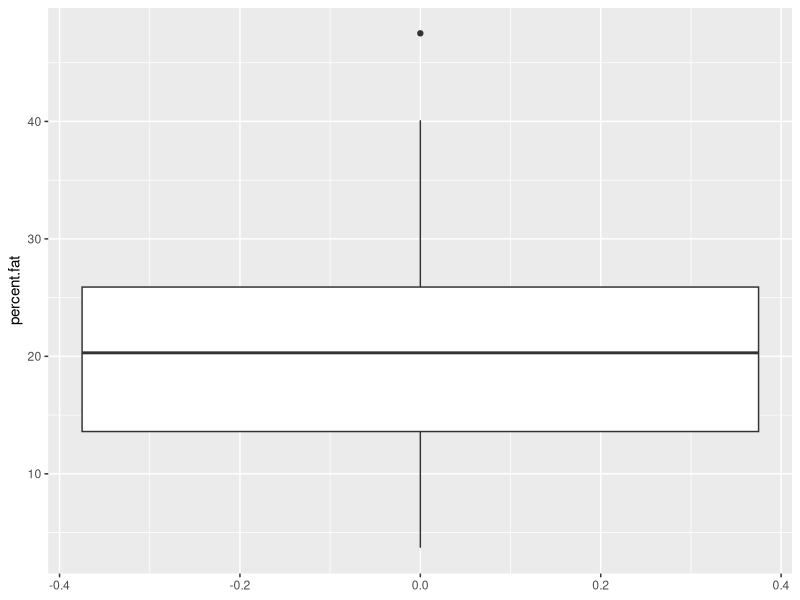
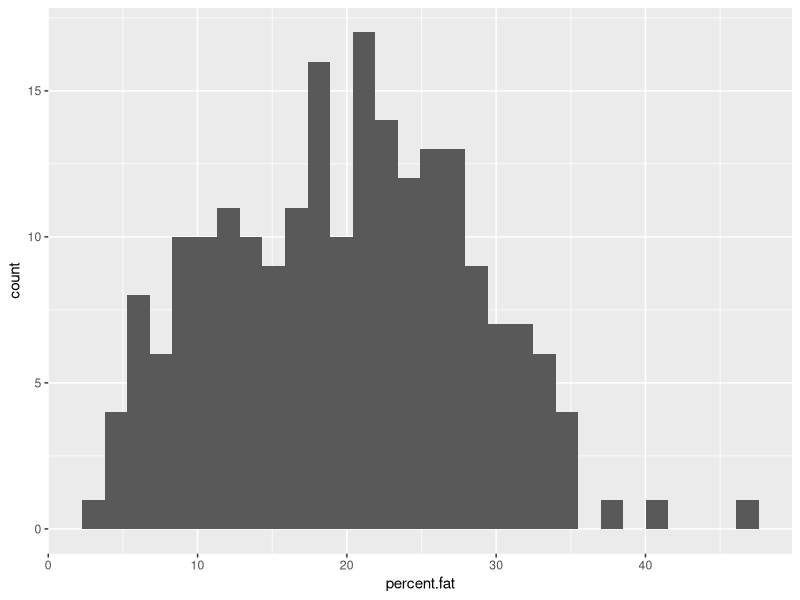
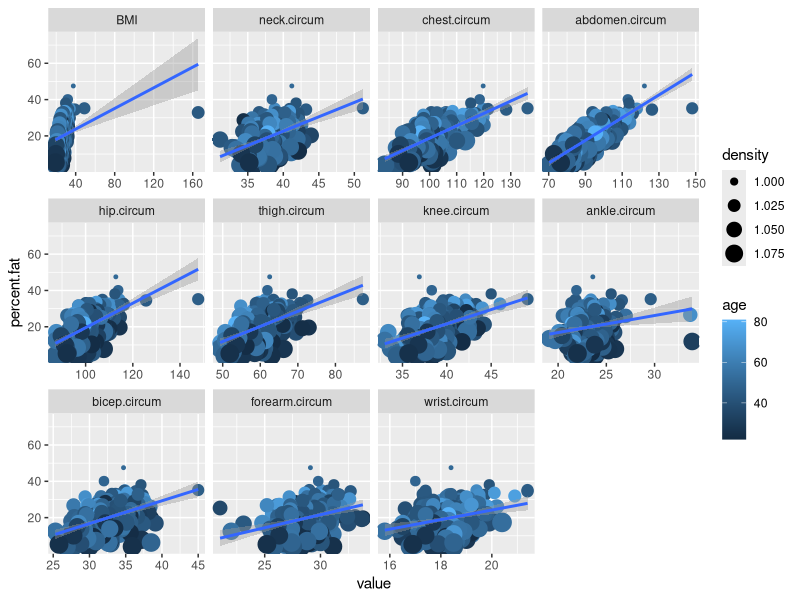

These charts were generated, in order, by the following R code:
## ---- chunk 1
knitr::opts_chunk$set(echo = TRUE)
## ---- chunk 2

# Library command load the package, Tidyverse in this case. 
library(tidyverse)
# We also load reshape2, which we will use later on in this course.
library(reshape2)

# We import and store the dataset in a common and useful R object, the dataframe.
bd_fat_df <- read_csv("bodyfat.csv", # This is the name of the file we want to import
                        col_names = TRUE) # col_names, in this case, tell the function that every column has a header and we want to keep it as column name in the dataframe. 

# N.B. the data frame probably has data collected in U.S. and hight and weight units are in pound and inches.

## ---- chunk 3

# To show the row and column number of the data frame:
dim(bd_fat_df) # If you are expecting 2000 observation or 30 variables, then you might have spotted a mistake.
# Head is used to visualize the first 10 (in this case) lines of the dataframe
head(bd_fat_df, 10) # the second argument, usually, tells the number of row to visualize.
# Summary prints a short stats report of the data frame, one per column
summary(bd_fat_df)

## ---- chunk 4

# To have only the row that have mathing condition we can use the fitler() function, which is a function of the Tidyverse/dplyr package.

bd_fat_df40 <- bd_fat_df %>% 
               filter(age > 40 ) # filter asks to return only the rows which have a value over 40 in the column age. We store it in another variable, a new fataframe, called "bd_fat_df40"

# N.B.: In R you can use number and some special caracters in the variable name, but not at the beginning of the variable name
## ---- chunk 5

# We can also subset according to more than 1 criteria. In this case we ask to return a dataframe of people older than 40 and taller than 70. To use more than one filter we use Boolean operator AND or OR. (More info here: https://www.datamentor.io/r-programming/operator/)

# AND
bd_fat_df_age_AND_heigth <- bd_fat_df %>% 
                       filter(age > 40 & height > 70.00)
# OR
bd_fat_df_age_OR_heigth <- bd_fat_df %>% 
                       filter(age > 40 | height > 70.00)
## ---- chunk 6

bd_fat_df_BMI <- bd_fat_df_age_OR_heigth %>% 
                 mutate(BMI = (weight/height^2) * 703 ) %>% # mutate here is used to calculate the BMI and add it as a new column to the data frame 
                 select(age, height, weight, BMI, density, percent.fat, everything()) %>%   # re-order the data.frame columns as we want. everything() is used to call all the columns which haven't been called before
                 arrange(desc(BMI)) # this command will sort the data frame columns accordin to the descending BMI order. arrange is reframing the dataframe and desc() is asking to sort them in an descending order.

## ---- chunk 7

plot_hist <- ggplot(bd_fat_df_BMI, 
                    mapping = aes( x = percent.fat)) + # ggplot function is creating the empty graphic for the dataframe and its variable.
             geom_histogram() # geom_histogram is adding one graphic layer with the plot

plot_box <- ggplot(bd_fat_df_BMI, mapping = aes( y = percent.fat)) + # ggplot function is creating the empty graphic 
          geom_boxplot() 
# the boxplot shows the quantiles and the median of the data. The qualtiles are dividing the data in top 25% and bottom 25%, the square has 50% of the entire dataset
# Dots are the outliers. (The x axis in this case is not meaningful) 

plot_scatter <-ggplot(bd_fat_df_BMI, aes(BMI, percent.fat))+
                      geom_point(aes(color=age, size=density)) +
                      geom_smooth(method= "lm") 

# To calculate the coefficient and intercept you could use this formula
lm(data = bd_fat_df_BMI, BMI ~ percent.fat)
# To calculate Pearson correlation of the variable percentage of fat to all the others
cor(bd_fat_df_BMI, bd_fat_df_BMI$percent.fat)

## ---- chunk 8

body_fat_melt <- bd_fat_df_BMI %>% 
                 melt(id.vars=c('density', 'percent.fat','age','weight','height')) # melt is using the columns you are listing to create a unique ID, then it stacks the remaining columns in a single column (more info: https://i1.wp.com/www.studytrails.com/wp-content/uploads/2016/09/reshape.png).

## ---- chunk 9

plot_scatter <- ggplot(body_fat_melt, aes(value, percent.fat))+
                      geom_point(aes(color=age, size=density)) +
                      geom_smooth(method= "lm") +
                      facet_wrap(~variable, scales = 'free_x')

